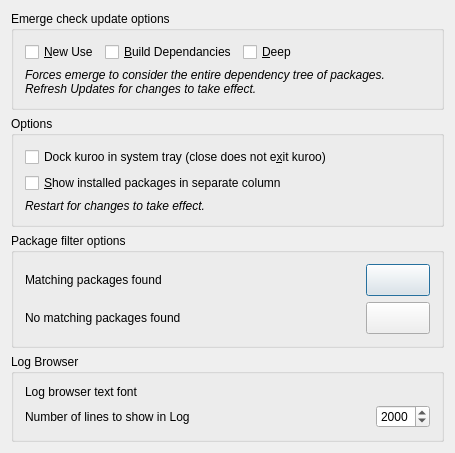
<?xml version="1.0" encoding="UTF-8"?>
<ui version="4.0">
 <class>Options1</class>
 <widget class="QDialog" name="Options1">
  <property name="geometry">
   <rect>
    <x>0</x>
    <y>0</y>
    <width>455</width>
    <height>451</height>
   </rect>
  </property>
  <layout class="QVBoxLayout" name="verticalLayout">
   <item>
    <widget class="QGroupBox" name="portage_2_2_2">
     <property name="title">
      <string>Emerge check update options</string>
     </property>
     <layout class="QVBoxLayout" name="verticalLayout_6">
      <item>
       <layout class="QHBoxLayout">
        <item>
         <widget class="QCheckBox" name="kcfg_updateNewUse">
          <property name="text">
           <string>&amp;New Use</string>
          </property>
         </widget>
        </item>
        <item>
         <widget class="QCheckBox" name="kcfg_updateBuilddeps">
          <property name="toolTip">
           <string>--with-bdeps</string>
          </property>
          <property name="whatsThis">
           <string>&lt;b&gt;&lt;u&gt;Install with build dependancies&lt;/u&gt;&lt;/b&gt;&lt;br&gt;
This enables the --with-bdeps option for emerge. &lt;br&gt;
This can make your install times increase greatly and should be used with care.</string>
          </property>
          <property name="text">
           <string>&amp;Build Dependancies</string>
          </property>
         </widget>
        </item>
        <item>
         <widget class="QCheckBox" name="kcfg_updateDeep">
          <property name="text">
           <string>&amp;Deep</string>
          </property>
          <property name="checked">
           <bool>false</bool>
          </property>
         </widget>
        </item>
        <item>
         <spacer name="spacer16">
          <property name="orientation">
           <enum>Qt::Horizontal</enum>
          </property>
          <property name="sizeType">
           <enum>QSizePolicy::Expanding</enum>
          </property>
          <property name="sizeHint" stdset="0">
           <size>
            <width>40</width>
            <height>20</height>
           </size>
          </property>
         </spacer>
        </item>
       </layout>
      </item>
      <item>
       <widget class="QLabel" name="textLabel1_2">
        <property name="text">
         <string>&lt;i&gt;Forces emerge to consider the entire dependency tree of packages.&lt;br&gt;
Refresh Updates for changes to take effect.&lt;/i&gt;</string>
        </property>
        <property name="wordWrap">
         <bool>false</bool>
        </property>
       </widget>
      </item>
     </layout>
    </widget>
   </item>
   <item>
    <widget class="QGroupBox" name="portage_2_3">
     <property name="title">
      <string>Options</string>
     </property>
     <layout class="QVBoxLayout" name="verticalLayout_3">
      <item>
       <layout class="QHBoxLayout" name="horizontalLayout_13">
        <item>
         <widget class="QCheckBox" name="kcfg_isSystrayEnabled">
          <property name="text">
           <string>Dock kuroo in system tray (close does not e&amp;xit kuroo)</string>
          </property>
          <property name="checked">
           <bool>false</bool>
          </property>
         </widget>
        </item>
        <item>
         <spacer name="spacer2_2_2">
          <property name="orientation">
           <enum>Qt::Horizontal</enum>
          </property>
          <property name="sizeType">
           <enum>QSizePolicy::Expanding</enum>
          </property>
          <property name="sizeHint" stdset="0">
           <size>
            <width>146</width>
            <height>20</height>
           </size>
          </property>
         </spacer>
        </item>
       </layout>
      </item>
      <item>
       <layout class="QVBoxLayout" name="verticalLayout_2">
        <item>
         <layout class="QHBoxLayout" name="horizontalLayout_12">
          <item>
           <widget class="QCheckBox" name="kcfg_installedColumn">
            <property name="text">
             <string>&amp;Show installed packages in separate column</string>
            </property>
            <property name="checked">
             <bool>false</bool>
            </property>
           </widget>
          </item>
          <item>
           <spacer name="spacer2_2_4">
            <property name="orientation">
             <enum>Qt::Horizontal</enum>
            </property>
            <property name="sizeType">
             <enum>QSizePolicy::Expanding</enum>
            </property>
            <property name="sizeHint" stdset="0">
             <size>
              <width>106</width>
              <height>20</height>
             </size>
            </property>
           </spacer>
          </item>
         </layout>
        </item>
        <item>
         <widget class="QLabel" name="textLabel1_3">
          <property name="text">
           <string>&lt;i&gt;Restart for changes to take effect.&lt;/i&gt;</string>
          </property>
          <property name="wordWrap">
           <bool>false</bool>
          </property>
         </widget>
        </item>
       </layout>
      </item>
     </layout>
    </widget>
   </item>
   <item>
    <widget class="QGroupBox" name="groupBox7">
     <property name="title">
      <string>Package filter options</string>
     </property>
     <layout class="QVBoxLayout" name="verticalLayout_5">
      <item>
       <layout class="QHBoxLayout" name="horizontalLayout">
        <item>
         <widget class="QLabel" name="textLabel2_2">
          <property name="sizePolicy">
           <sizepolicy hsizetype="Minimum" vsizetype="Preferred">
            <horstretch>1</horstretch>
            <verstretch>0</verstretch>
           </sizepolicy>
          </property>
          <property name="whatsThis">
           <string>The color of the OSD background.</string>
          </property>
          <property name="frameShape">
           <enum>QFrame::NoFrame</enum>
          </property>
          <property name="text">
           <string>Matching packages found</string>
          </property>
          <property name="wordWrap">
           <bool>false</bool>
          </property>
         </widget>
        </item>
        <item>
         <widget class="KColorButton" name="kcfg_matchColor">
          <property name="sizePolicy">
           <sizepolicy hsizetype="Fixed" vsizetype="Fixed">
            <horstretch>2</horstretch>
            <verstretch>0</verstretch>
           </sizepolicy>
          </property>
          <property name="minimumSize">
           <size>
            <width>64</width>
            <height>32</height>
           </size>
          </property>
          <property name="maximumSize">
           <size>
            <width>32</width>
            <height>32</height>
           </size>
          </property>
          <property name="toolTip">
           <string>Click to select the background color of the OSD.</string>
          </property>
          <property name="whatsThis">
           <string>The color of the OSD background.</string>
          </property>
          <property name="text">
           <string/>
          </property>
          <property name="color">
           <color>
            <red>126</red>
            <green>255</green>
            <blue>112</blue>
           </color>
          </property>
         </widget>
        </item>
       </layout>
      </item>
      <item>
       <layout class="QHBoxLayout" name="horizontalLayout_2">
        <item>
         <widget class="QLabel" name="textLabel2">
          <property name="sizePolicy">
           <sizepolicy hsizetype="Minimum" vsizetype="Preferred">
            <horstretch>1</horstretch>
            <verstretch>0</verstretch>
           </sizepolicy>
          </property>
          <property name="whatsThis">
           <string>The color of the OSD text.</string>
          </property>
          <property name="text">
           <string>No matching packages found</string>
          </property>
          <property name="wordWrap">
           <bool>false</bool>
          </property>
         </widget>
        </item>
        <item>
         <widget class="KColorButton" name="kcfg_noMatchColor">
          <property name="sizePolicy">
           <sizepolicy hsizetype="Fixed" vsizetype="Fixed">
            <horstretch>0</horstretch>
            <verstretch>0</verstretch>
           </sizepolicy>
          </property>
          <property name="minimumSize">
           <size>
            <width>64</width>
            <height>32</height>
           </size>
          </property>
          <property name="maximumSize">
           <size>
            <width>64</width>
            <height>32</height>
           </size>
          </property>
          <property name="toolTip">
           <string>Click to select the color of the OSD text.</string>
          </property>
          <property name="whatsThis">
           <string>The color of the OSD text.</string>
          </property>
          <property name="text">
           <string/>
          </property>
          <property name="color">
           <color>
            <red>255</red>
            <green>159</green>
            <blue>144</blue>
           </color>
          </property>
         </widget>
        </item>
       </layout>
      </item>
     </layout>
    </widget>
   </item>
   <item>
    <widget class="QGroupBox" name="groupBox12">
     <property name="title">
      <string>Log Browser</string>
     </property>
     <layout class="QVBoxLayout" name="verticalLayout_4">
      <item>
       <layout class="QHBoxLayout" name="horizontalLayout_3">
        <item>
         <widget class="QLabel" name="textLabel2_3">
          <property name="sizePolicy">
           <sizepolicy hsizetype="Preferred" vsizetype="Preferred">
            <horstretch>1</horstretch>
            <verstretch>0</verstretch>
           </sizepolicy>
          </property>
          <property name="whatsThis">
           <string>The color of the OSD text.</string>
          </property>
          <property name="text">
           <string>Log browser text font</string>
          </property>
          <property name="wordWrap">
           <bool>false</bool>
          </property>
         </widget>
        </item>
        <item>
         <widget class="KFontRequester" name="kcfg_logFont">
          <property name="minimumSize">
           <size>
            <width>200</width>
            <height>0</height>
           </size>
          </property>
         </widget>
        </item>
       </layout>
      </item>
      <item>
       <layout class="QHBoxLayout" name="horizontalLayout_4">
        <item>
         <widget class="QLabel" name="textLabel1">
          <property name="text">
           <string>Number of lines to show in Log</string>
          </property>
          <property name="wordWrap">
           <bool>false</bool>
          </property>
         </widget>
        </item>
        <item>
         <spacer name="horizontalSpacer_3">
          <property name="orientation">
           <enum>Qt::Horizontal</enum>
          </property>
          <property name="sizeHint" stdset="0">
           <size>
            <width>40</width>
            <height>20</height>
           </size>
          </property>
         </spacer>
        </item>
        <item>
         <widget class="QSpinBox" name="kcfg_logLines">
          <property name="toolTip">
           <string>Number of lines to show in log</string>
          </property>
          <property name="minimum">
           <number>200</number>
          </property>
          <property name="maximum">
           <number>5000</number>
          </property>
          <property name="value">
           <number>2000</number>
          </property>
         </widget>
        </item>
       </layout>
      </item>
     </layout>
    </widget>
   </item>
   <item>
    <spacer name="verticalSpacer">
     <property name="orientation">
      <enum>Qt::Vertical</enum>
     </property>
     <property name="sizeHint" stdset="0">
      <size>
       <width>20</width>
       <height>40</height>
      </size>
     </property>
    </spacer>
   </item>
  </layout>
 </widget>
 <layoutdefault spacing="6" margin="11"/>
 <customwidgets>
  <customwidget>
   <class>KFontRequester</class>
   <extends>QWidget</extends>
   <header>kfontrequester.h</header>
  </customwidget>
  <customwidget>
   <class>KColorButton</class>
   <extends>QPushButton</extends>
   <header>kcolorbutton.h</header>
  </customwidget>
 </customwidgets>
 <includes>
  <include location="local">kcolorbutton.h</include>
  <include location="local">kcolorbutton.h</include>
  <include location="local">kfontrequester.h</include>
 </includes>
 <resources/>
 <connections/>
</ui>
